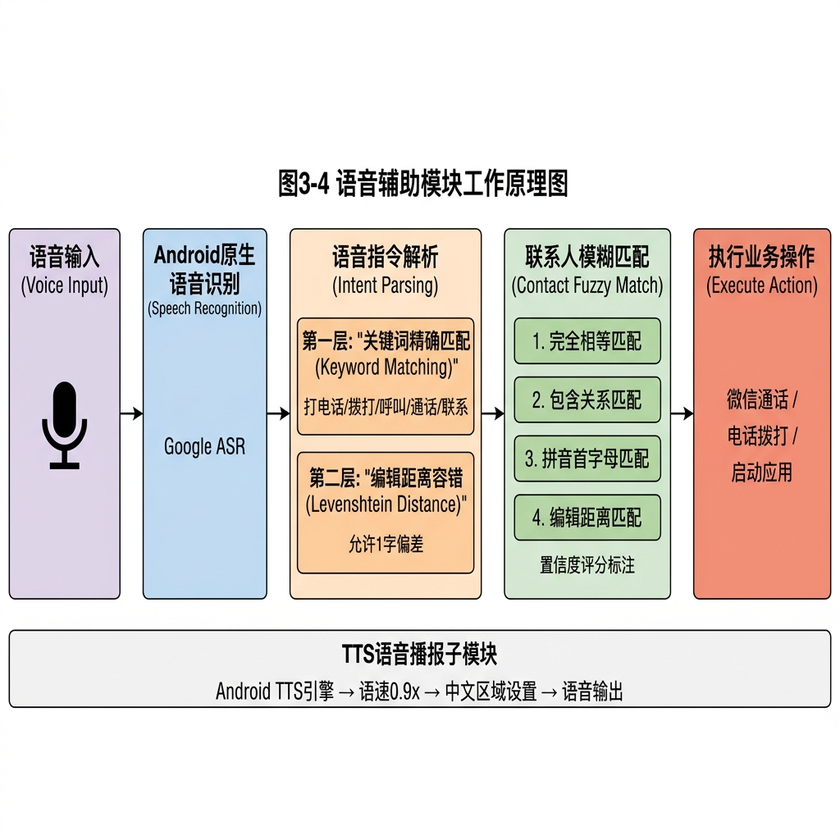
#> input picture thesis_figures/yuantu/voice_flow.png, 840 x 840 px, shrunk from 1024 x 1024 before the run, found by its file name
$ python process_voice_flow.py
#> lines starting #> are read from the running program, lines starting #| are printed output that depends on the picture; after the words box and inside, x2 and y2 are one past the last pixel; in counts of white or black regions, pixels touching at a corner belong together
import os
import cv2
import numpy as np

img_path = r"d:\Graduation_Project\SimpleDesktop\thesis_figures\yuantu\voice_flow.png"
out_dir = r"d:\Graduation_Project\SimpleDesktop\thesis_figures\processed"

os.makedirs(out_dir, exist_ok=True)
filename = os.path.basename(img_path)

try:
    img_cv = cv2.imread(img_path)
#> img_cv is the input picture: shape (840, 840, 3); mean B, G, R 215.6, 220.5, 227.3
    if img_cv is not None:
        # 1. Background removal (replace yellowish with white)
        light_yellow_mask = (img_cv[:,:,0] > 200) & (img_cv[:,:,1] > 220) & (img_cv[:,:,2] > 220)
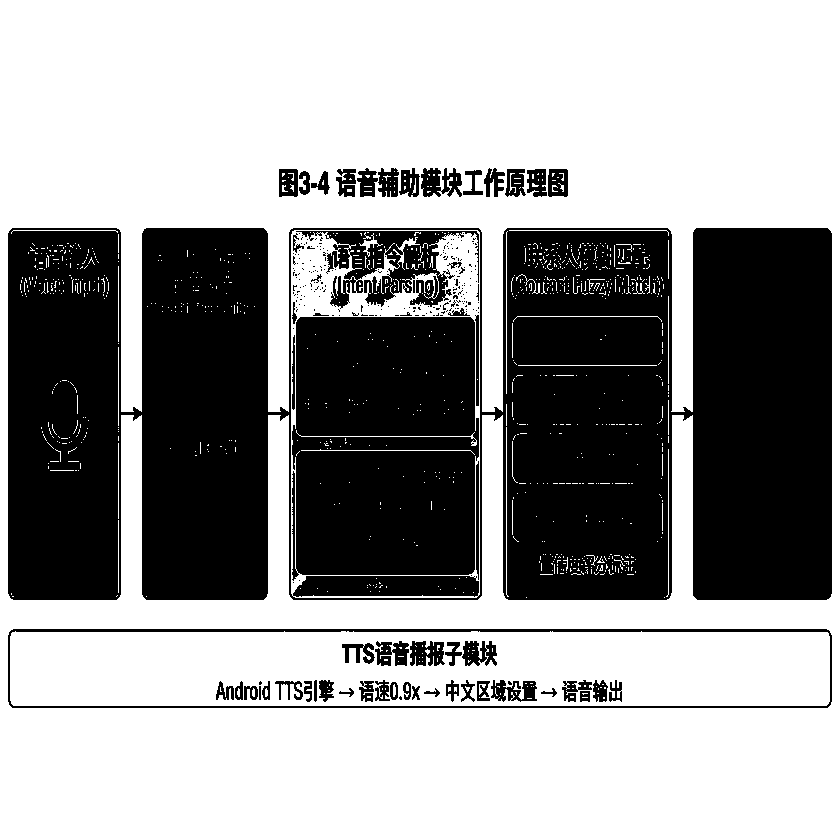
#> light_yellow_mask: shape (840, 840) bool; 61.1% white; 260 black regions (202 under 20 px), largest, box (x1, y1, x2, y2) and area: (8, 228, 832, 600) 205259, (292, 317, 479, 581) 46165, (296, 231, 479, 309) 6088
        img_cv[light_yellow_mask] = [255, 255, 255]

        # 2. Specifically for voice_flow.png, we want to erase "图3-4"
        # Since contour detection might fail on some images if they have different spacing,
        # let's be very specific: The title is in the top 25% of the image.
        height, width, _ = img_cv.shape
        top_region = img_cv[0:int(height * 0.25), 0:width]
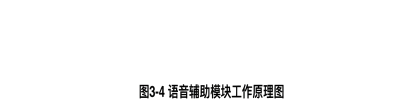
#> top_region: shape (210, 840, 3) (shown at 1/2 size); mean B, G, R 249.6, 249.6, 249.6

        gray = cv2.cvtColor(top_region, cv2.COLOR_BGR2GRAY)
        _, thresh = cv2.threshold(gray, 150, 255, cv2.THRESH_BINARY_INV)
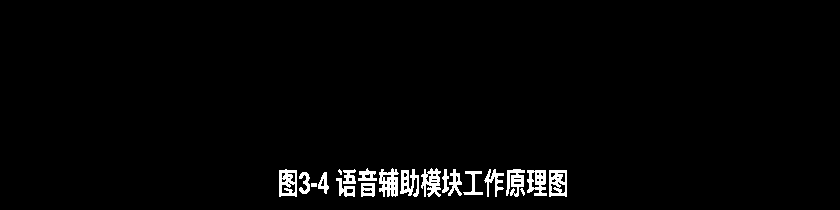
#> thresh: shape (210, 840); 2.3% white; 20 white regions (1 under 20 px)

        contours, _ = cv2.findContours(thresh, cv2.RETR_EXTERNAL, cv2.CHAIN_APPROX_SIMPLE)
#> contours = 20 contours, 3 with area under 20; largest, box (x1, y1, x2, y2) and area: (279, 169, 297, 197) 430, (549, 170, 567, 197) 428, (379, 168, 399, 197) 362, (527, 170, 547, 196) 346, (421, 168, 441, 197) 310

        char_boxes = []
        for c in contours:
            x, y, w, h = cv2.boundingRect(c)
            # Find reasonably sized character contours
            if 10 < h < 80 and 5 < w < 80:
                char_boxes.append((x, y, w, h))
#> this loop made 20 passes
#> (x, y, w, h) on passes 1, 2, 4, 5, 6, 7, 8, 9: (520, 188, 5, 8), (361, 183, 14, 14), (336, 178, 19, 19), (318, 172, 11, 22), (299, 172, 11, 22), (463, 171, 20, 24), (549, 170, 18, 27), (527, 170, 20, 26)
#> after the loop, char_boxes = 17 items, first 6: (361, 183, 14, 14), (336, 178, 19, 19), (318, 172, 11, 22), (299, 172, 11, 22), (463, 171, 20, 24), (549, 170, 18, 27)

        char_boxes.sort(key=lambda b: b[0])

        # We assume the first word is "图3-4" (contains about 4 characters)
        if char_boxes:
            groups = []
            current_group = [char_boxes[0]]
#> current_group = [(279, 169, 18, 28)]
            for i in range(1, len(char_boxes)):
                prev_x, prev_y, prev_w, prev_h = char_boxes[i-1]
                curr_x, curr_y, curr_w, curr_h = char_boxes[i]

                # Check distance
                if curr_x - (prev_x + prev_w) < 20: # 20 px gap
                    current_group.append(char_boxes[i])
                else:
                    groups.append(current_group)
                    current_group = [char_boxes[i]]
#> this loop made 16 passes
#> (prev_x, prev_y, prev_w, prev_h, curr_x, curr_y, curr_w, curr_h) on passes 1 to 8: (279, 169, 18, 28, 299, 172, 11, 22), (299, 172, 11, 22, 318, 172, 11, 22), (318, 172, 11, 22, 336, 178, 19, 19), (336, 178, 19, 19, 343, 169, 13, 15), (343, 169, 13, 15, 358, 168, 19, 13), (358, 168, 19, 13, 361, 183, 14, 14), (361, 183, 14, 14, 379, 168, 20, 29), (379, 168, 20, 29, 400, 169, 19, 28)
#> after the loop, groups = []
            groups.append(current_group)

            # For voice_flow.png, the first group might be exactly "图3-4"
            # Let's forcefully erase the bounding box of the first few characters.
            # We want to erase the first 4-5 characters, regardless of grouping.
            num_chars_to_erase = min(5, len(char_boxes))
#> num_chars_to_erase = 5

            # Find the gap after the first 4 characters. Usually the space between "图3-4" and the title is noticeable.
            # Let's look at the gaps between the first 8 characters.
            max_gap = 0
            split_idx = 0
            for i in range(1, min(8, len(char_boxes))):
                gap = char_boxes[i][0] - (char_boxes[i-1][0] + char_boxes[i-1][2])
                if gap > max_gap:
                    max_gap = gap
                    split_idx = i
#> this loop made 7 passes
#> (gap, max_gap, split_idx) on passes 1 to 2: (2, 2, 1), (8, 8, 2)
#> after the loop, max_gap = 8; split_idx = 2

            # Usually the split is after 4 chars ("图", "3", "-", "4")
            # If split_idx is reasonable (around 3 to 5), use it
            if 3 <= split_idx <= 5:
                erase_boxes = char_boxes[:split_idx]
            else:
                erase_boxes = groups[0] # Fallback to first group
#> erase_boxes = 17 items, first 6: (279, 169, 18, 28), (299, 172, 11, 22), (318, 172, 11, 22), (336, 178, 19, 19), (343, 169, 13, 15), (358, 168, 19, 13)

            min_x = min([b[0] for b in erase_boxes])
#> min_x = 279
            max_x = max([b[0]+b[2] for b in erase_boxes])
#> max_x = 567
            min_y = min([b[1] for b in erase_boxes])
#> min_y = 168
            max_y = max([b[1]+b[3] for b in erase_boxes])
#> max_y = 197

            padding = 8
            cv2.rectangle(img_cv,
                          (max(0, min_x - padding), max(0, min_y - padding)),
                          (min(width, max_x + padding), min(height, max_y + padding)),
                          (255, 255, 255), -1)
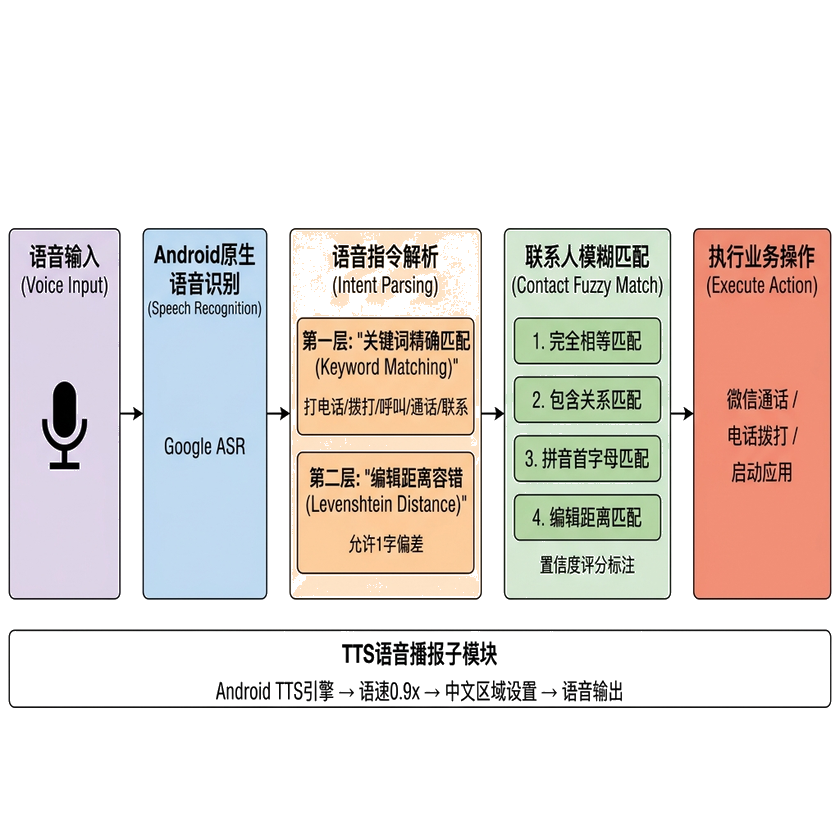
#> img_cv: shape (840, 840, 3); mean B, G, R 219.1, 223.6, 230.1

        # Remove outer border
        cv2.rectangle(img_cv, (0, 0), (width-1, height-1), (255, 255, 255), 2)

        out_path = os.path.join(out_dir, filename)
        cv2.imwrite(out_path, img_cv)
        print(f"Processed {filename} specially.")

except Exception as e:
    print(f"Error processing {filename}: {e}")

$ run again, with thesis_figures/voice_flow.png copied over thesis_figures/yuantu/voice_flow.png
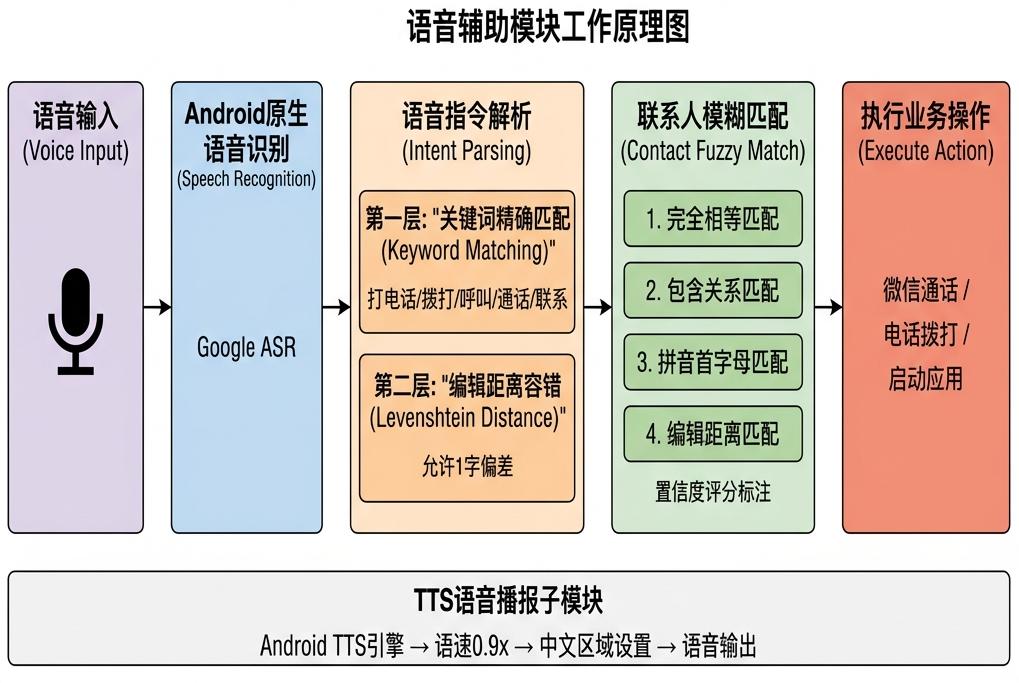
#> input picture thesis_figures/voice_flow.png, 1019 x 683 px, found by its file name
#> img_cv is the input picture: shape (683, 1019, 3); mean B, G, R 196, 203.5, 213.8
#> `light_yellow_mask = (img_cv[:,:,0] > 200) & (img_cv[:,:,1] > 220) & (i..`:
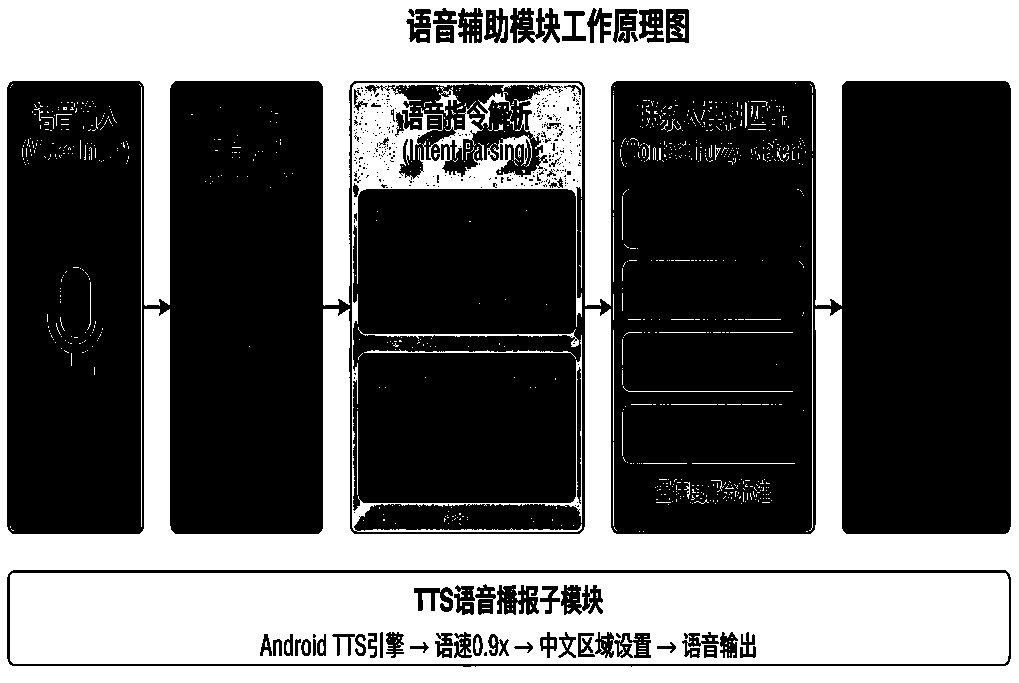
#> light_yellow_mask: shape (683, 1019) bool; 41.9% white; 976 white regions (914 under 20 px), largest, box (x1, y1, x2, y2) and area: (0, 0, 1019, 683) 185552, (10, 573, 1009, 664) 81840, (352, 83, 582, 532) 16499
#> thresh: shape (170, 1019); 13.2% white; 138 white regions (5 under 20 px)
#> contours = 138 contours, 16 with area under 20; largest, box (x1, y1, x2, y2) and area: (666, 10, 688, 43) 655, (459, 8, 483, 43) 535, (511, 8, 535, 43) 443, (484, 9, 508, 43) 417, (724, 101, 745, 130) 413
#> the loop `for c in contours:` made 138 passes
#> (x, y, w, h) on passes 1, 2, 4, 5, 6, 7, 8, 9: (262, 152, 6, 11), (229, 148, 14, 15), (904, 145, 9, 16), (780, 145, 8, 15), (764, 145, 9, 15), (716, 145, 26, 20), (707, 145, 8, 15), (676, 145, 8, 15)
#> after the loop `for c in contours:`: char_boxes = 106 items, first 6: (262, 152, 6, 11), (229, 148, 14, 15), (904, 145, 9, 16), (780, 145, 8, 15), (764, 145, 9, 15), (716, 145, 26, 20)
#> `current_group = [char_boxes[0]]`: current_group = [(29, 140, 11, 20)]
#> the loop `for i in range(1, len(char_boxes)):` made 105 passes
#> (prev_x, prev_y, prev_w, prev_h, curr_x, curr_y, curr_w, curr_h) on passes 1 to 8: (29, 140, 11, 20, 33, 110, 20, 20), (33, 110, 20, 20, 35, 101, 18, 16), (35, 101, 18, 16, 41, 144, 9, 16), (41, 144, 9, 16, 55, 100, 19, 14), (55, 100, 19, 14, 56, 144, 8, 16), (56, 144, 8, 16, 58, 115, 14, 15), (58, 115, 14, 15, 66, 145, 8, 15), (66, 145, 8, 15, 76, 101, 21, 29)
#> the loop `for i in range(1, min(8, len(char_boxes))):` made 7 passes
#> `cv2.rectangle(img_cv, (max(0, min_x - padding), max(0, min_y - padding..`:
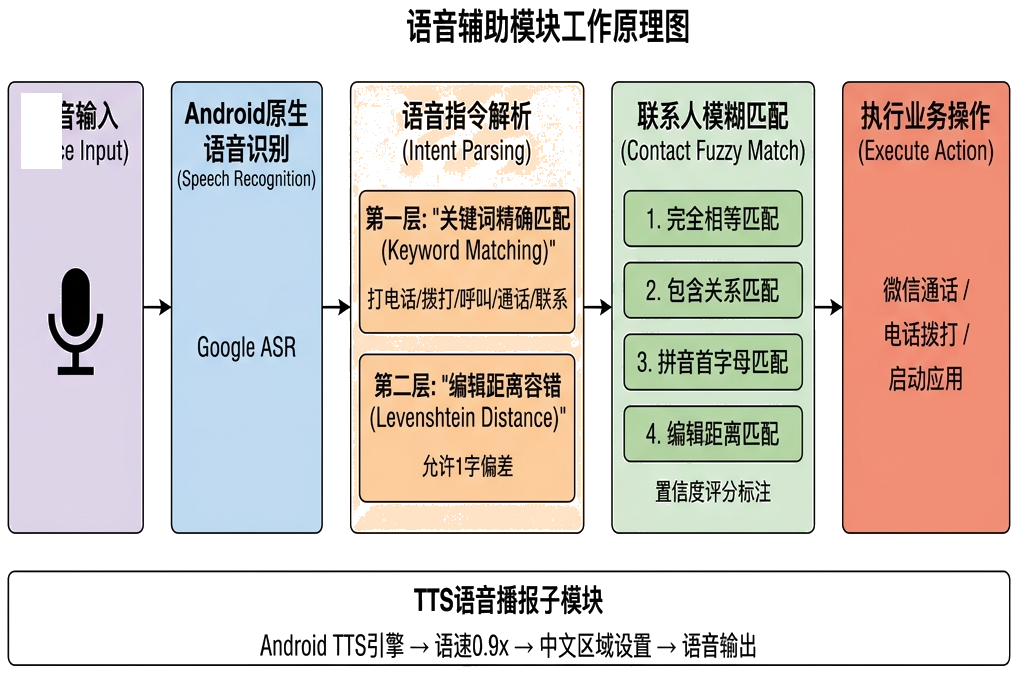
#> img_cv: shape (683, 1019, 3); mean B, G, R 199.7, 206.5, 216.2
